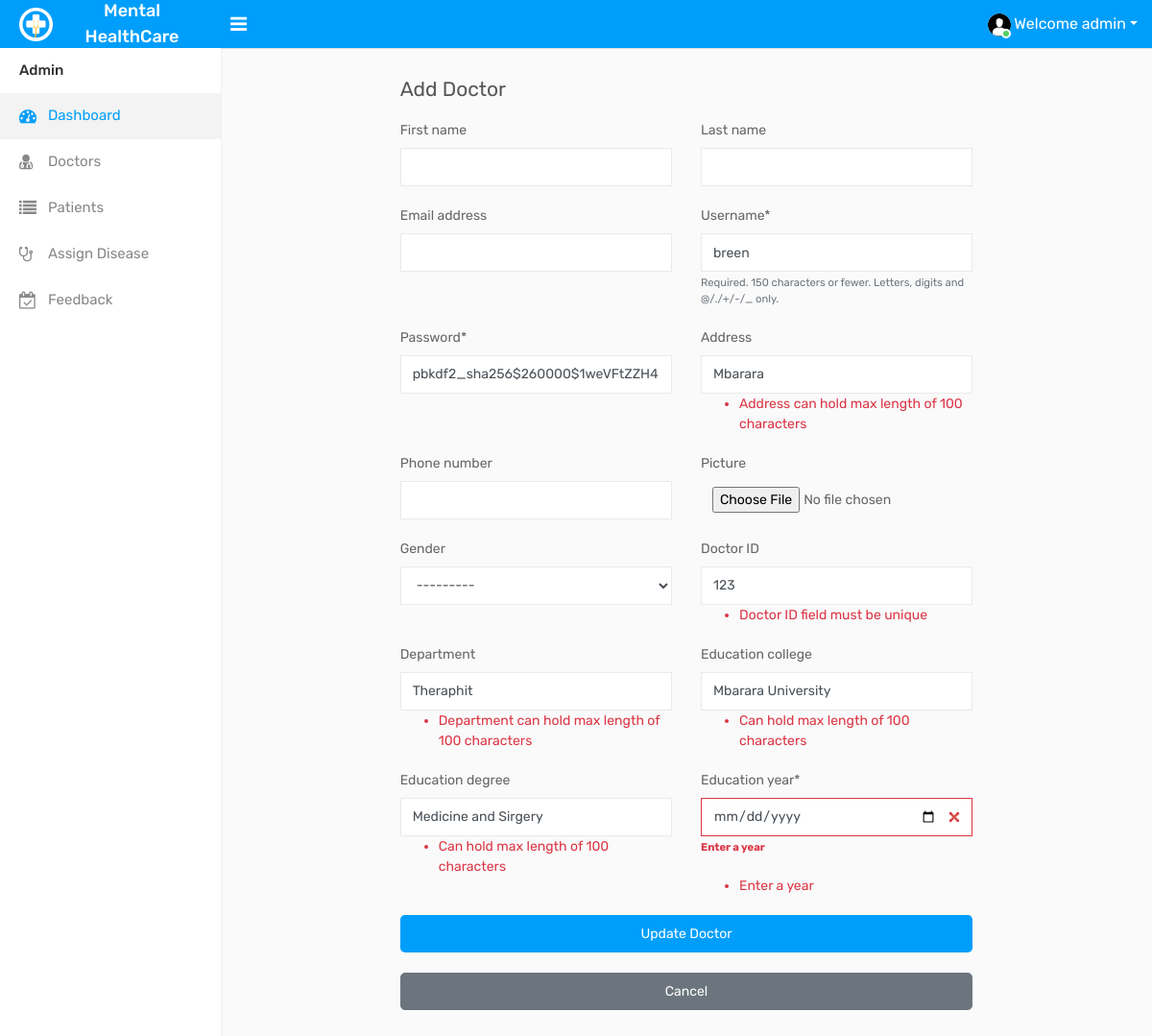
Screenshot of /roleadmin/doctors_list/edit/1 (signed in) with the database file from the repository.
### doctor/models.py (models this page shows, shortened)
class DoctorInfo(models.Model):
    user=models.OneToOneField(User,on_delete=models.CASCADE)
    address=models.CharField(max_length=100)
    phone_regex = RegexValidator(regex=r'^\+?1?\d{9,15}$', message="Phone number must be entered in the format: '+999999999'. Up to 15 digits allowed.")
    phone_number = models.CharField(validators=[phone_regex], max_length=17, blank=True)
    picture=models.ImageField(blank=True,null=True)
    department=models.CharField(max_length=30)
    gender=models.CharField( max_length=50,blank=True,choices=(('Female','Female'),('Male','Male'),('Other','Other')))
    doctorID=models.CharField(max_length=50,unique=True)
    education_college=models.CharField(max_length=100)
    education_degree=models.CharField(max_length=100)
    education_year=models.DateTimeField()

### roleadmin/views.py (the view, shortened to what this page needs)
# urls.py: path('doctors_list/edit/<int:pk>',views.edit_doctor),
@login_required(login_url='roleadminlogin')
def edit_doctor(request,pk):
    try:
        doctor=DoctorInfo.objects.get(id=pk)
    except:
        return redirect('doctors_list')
    user=User.objects.get(id=doctor.user_id)
    userForm=DoctorUserForm(instance=user)
    doctor_add_form=DoctorForm(request.FILES,instance=doctor)
    mydict={'userForm':userForm,'doctor_add_form':doctor_add_form,'doctor':doctor}
    return render(request,'roleadmin/doctor_edit_form.html',context=mydict)

### doctor/forms.py
class DoctorUserForm(forms.ModelForm):
    class Meta:
        model=User
        fields=['first_name','last_name','username','password','email']
        widgets = {
        'password': forms.TextInput()
        }

### roleadmin/templates/roleadmin/doctor_edit_form.html (shortened to what this page needs)
{% extends 'base_admin.html' %}
{% load crispy_forms_tags %}
{% load static %}
{% block body_content %}
<div class="page-wrapper">
    <div class="content">
        <div class="row">
            <div class="col-lg-8 offset-lg-2">
                <h4 class="page-title">Add Doctor</h4>
            </div>
        </div>
        <div class="row">
            <div class="col-lg-8 offset-lg-2">
                <form method="POST" action="" enctype="multipart/form-data">
                    <div class="row">
                        <div class="col-sm-6">
                            <div class="form-group">
                                {{ userForm.first_name|as_crispy_field }}
                            </div>
                        </div>
                        <div class="col-sm-6">
                            <div class="form-group">
                                {{ userForm.last_name|as_crispy_field }}
                            </div>
                        </div>
                        <div class="col-sm-6">
                            <div class="form-group">
                            {{ userForm.email|as_crispy_field }}
                            </div>
                        </div>
                        <div class="col-sm-6">
                            <div class="form-group">
                                {{ userForm.username|as_crispy_field }}
                            </div>
                        </div>
                        <div class="col-sm-6">
                            <div class="form-group">
                                {{ userForm.password|as_crispy_field }}
                            </div>
                        </div>
                        <div class="col-sm-6">
                            <div class="form-group">
                                <label for="id_address">Address</label>
                                <input value="{{doctor.address}}" class="form-control" type="text" name="address" maxlength="100">
                                <span class="text-danger" >
                                    {{doctor_add_form.address.errors}}
                            </span>
                            </div>
                        </div>
                        <div class="col-sm-6">
                            <div class="form-group">
                                {{ doctor_add_form.phone_number|as_crispy_field }}
                            </div>
                        </div>
                        <div class="col-sm-6">
                            <div class="form-group">
                                {{doctor_add_form.picture|as_crispy_field}}
                            </div>
                        </div>
                        <div class="col-sm-6">
                        <div class="form-group">
                            {{doctor_add_form.gender|as_crispy_field}}
                        </div>
                        </div>
                        <div class="col-sm-6">
                            <div class="form-group">
                                <label for="id_doctorID">Doctor ID</label>
                                <input value="{{doctor.doctorID}}" class="form-control" type="text" name="doctorID" maxlength="50">
                                <span class="text-danger" >
                                    {{doctor_add_form.doctorID.errors}}
                            </span>
                            </div>
                        </div>
                        <div class="col-sm-6">
                            <div class="form-group">
                            <label for="id_department">Department</label>
                            <input value="{{doctor.department}}" class="form-control" type="text" name="department" maxlength="30">
                            <span class="text-danger" >
                                {{doctor_add_form.department.errors}}
                        </span>
                        </div>
                        </div>
                        <div class="col-sm-6">
                            <div class="form-group">
                        <label for="id_education_college">Education college</label>
                        <input value="{{doctor.education_college}}" class="form-control" type="text" name="education_college" maxlength="100">
                        <span class="text-danger" >
                            {{doctor_add_form.education_college.errors}}
                    </span>
                    </div>
                            </div>
                            <div class="col-sm-6">
                                <div class="form-group">
                                    <label for="id_education_degree">Education degree</label>
                                    <input value="{{doctor.education_degree}}" class="form-control" type="text" name="education_degree" maxlength="100">
                                    <span class="text-danger" >
                                        {{doctor_add_form.education_degree.errors}}
                                </span>
                                </div>
                            </div>
                            <div class="col-sm-6">
                                <div class="form-group">
                                    {{doctor_add_form.education_year|as_crispy_field}}
                                    <span class="text-danger" >
                                        {{doctor_add_form.education_year.errors}}
                                </span>
                            </div>
                            </div>
                        </div>
                        <button type="submit" class="btn btn-primary btn-lg btn-block">Update Doctor</button>
                        <br/>
                        <a href="{% url 'doctors_list' %}" class="btn btn-secondary btn-lg btn-block">Cancel</a>
                </form>
            </div>
        </div>
    </div>
</div>
</div>
{% endblock %}

### rows the page displays
DoctorInfo: address "Mbarara", address.errors "Address can hold max length of 100 characters", gender "---------", doctorID "123", department "Theraphit", education_college "Mbarara University", education_degree "Medicine and Sirgery"

### other values shown
{{ doctor_add_form.doctorID.errors }} "Doctor ID field must be unique"
{{ doctor_add_form.department.errors }} "Department can hold max length of 100 characters"
{{ doctor_add_form.education_college.errors }} "Can hold max length of 100 characters"
{{ doctor_add_form.education_degree.errors }} "Can hold max length of 100 characters"
{{ doctor_add_form.education_year.errors }} "Enter a year"
